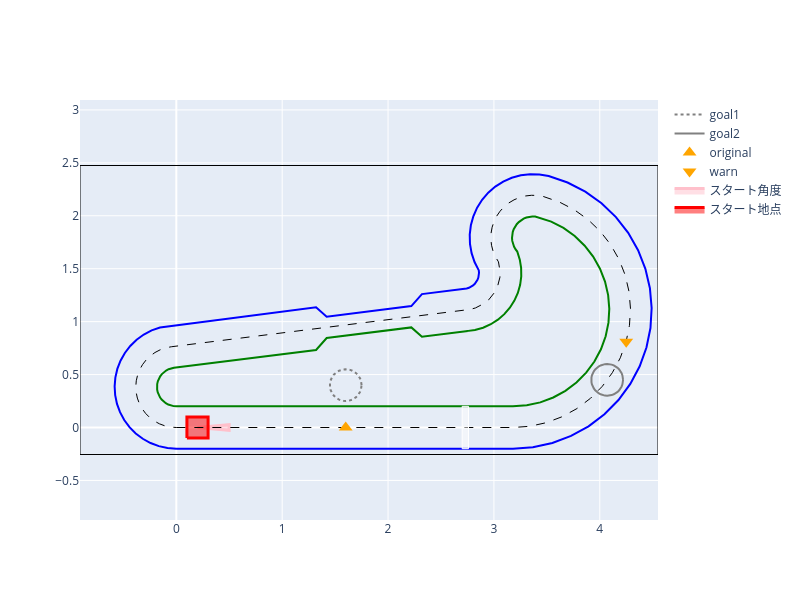

Write notebook code for a chart like this one.
### Markdown cell above
# ミッション7

ロボットをコースに沿って走らせ、1つ目の標識(標識名はoriginal)を踏まないようコース外に避けてからコース内に復帰し、2つ目の標識(標識名はwarn)の0.4m手前で止まろう。
- 標識は２つともコース上に置かれている
- コースに沿って走らせるにはauto命令を使えるが、auto命令は車がコースの中にいて、かつコースの向きと車の向きがあっているときのみ使えることに注意しよう（コースに対して斜めの状態でONにしても上手く走れない）
- シミュレータ上は、1つ目の標識のコース内側（標識の左側）を通って、2つ目の標識の0.4m手前で停止したら成功とする

## 取り組み方
1. 使える命令を理解する
2. 下のセルを実行して、ロボットの限界速度や、ロボットが存在する初期位置を把握する
3. ２つ下のセル内にプログラムを書き実行して結果を見る
4. シミュレータでうまく動いたらロボットにプログラムを書きこんで動かしてみよう（講師に声をかけてね）

|使える命令|意味|指定できる値|使い方の例|
|--|--|--|--|
|move|一定速度で前に進む|v=速度[m/秒]|move(v=0.2)|
|move|一定時間だけ一定速度で前に進む|v=速度[m/秒], t=時間[秒]|move(v=0.2, t=1.0)|
|move|一定時間だけ円弧を描いて進む。r>0は左カーブ、r<0は右カーブ|v=速度[m/秒], r=回転半径[m], t=時間[秒]|move(v=0.2, r=0.5, t=1.0)|
|rotate|一定速度で回転する。w>0は左回転。w<0は右回転|w=回転速度[度/秒]|rotate(w=90)|
|rotate|一定時間だけ一定速度で回転する。w>0は左回転。w<0は右回転|w=回転速度[度/秒], t=時間[秒]|rotate(w=90, t=1.0)|
|wait|直前の命令が終わるまで待つ||wait()|
|serach|標識を見つける（複数見つかった場合は、最も近いもの）||pos = search()|
|serach|特定の標識を見つける（複数見つかった場合は、最も近いもの）|name = "標識名"|pos = search(name="original")|
|auto|コースに沿って進む|v=速度[m/秒]|auto(v=0.2)|

- pos = search() が返す値には下記が含まれる
  - pos.x: 見つけた標識の前方位置[m]　※前方が正
  - pos.y: 見つけた標識の左右位置[m]　※左側が正、右側は負
  - pos.r: 見つけた標識への距離[m]
  - pos.theta: 見つけた標識の角度[度]　※左側が正、右側は負
  - pos.name: 見つけた標識の標識名

## 注意点
- スタート時の位置はランダムに最大10cmほどずれる
- スタート時の向きはランダムに最大5度ほどずれる

### Code cell
class Mission7Base(MissionBase):
    def __init__(self):
        super().__init__(type_b_circuit, t_max=40)
        # シミュレータでは「1つ目の標識のコース内側を通過 → 2つ目の標識の0.4m手前で停止」したら成功とする
        self.goals = [
            GoalCircle((1.6, 0.4), 0.15, should_stop=False),
            GoalCircle((4.07, 0.45), 0.15, should_stop=True),
        ]
        self.initial_xy = (0.2, 0.0)
        self.random_d_xy = (0.1, 0.1)
        self.random_d_yaw_deg = 5
        self.set_signs(
            [
                Sign(x=1.6, y=0.0, name="original"),
                Sign(x=4.25, y=0.81, name="warn"),
            ]
        )


print("最大速度", prop.max_velocity, "m/秒")
print("最大回転速度", prop.max_rotate_deg, "度/秒")
MissionDrawer(Mission7Base()).show()
